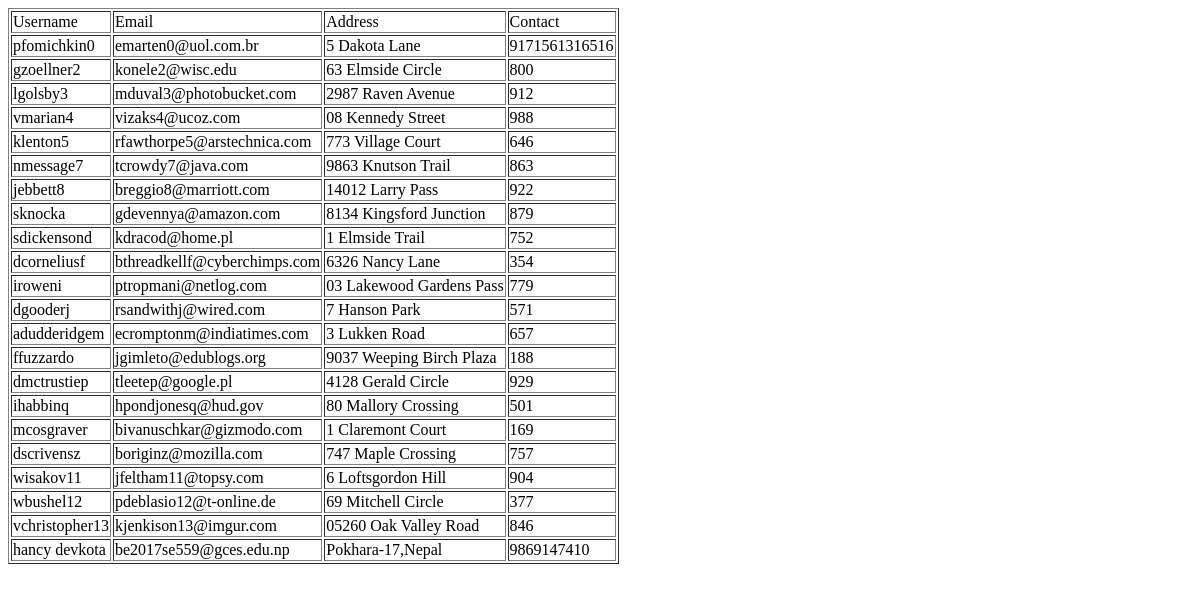
Page /admin/DonorData.php on the earlier database version.
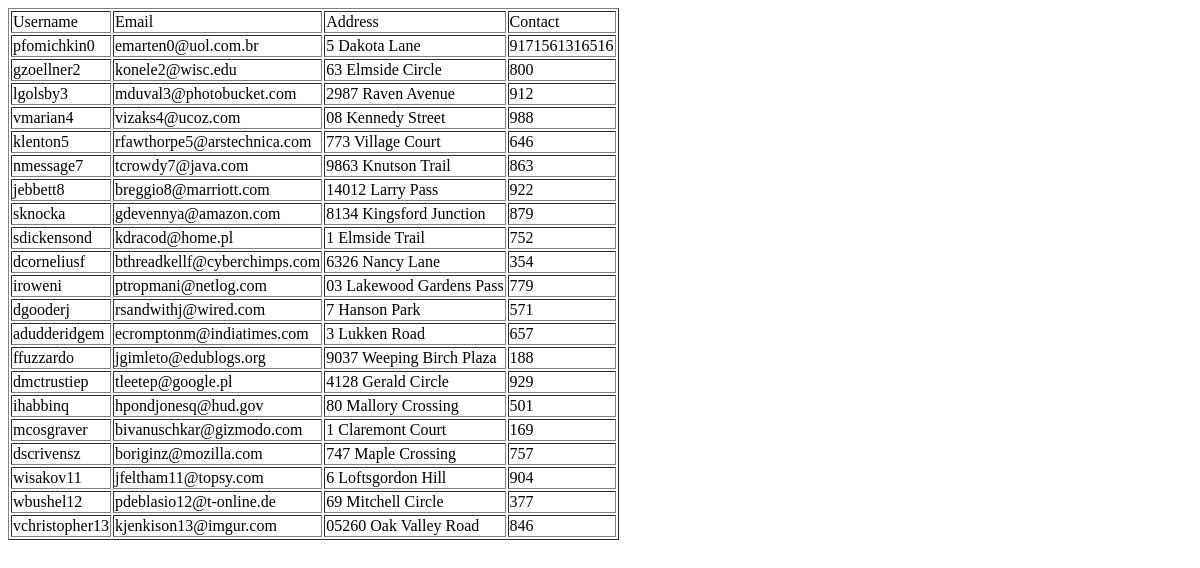
Same page on the later database version.
### tables this page shows
CREATE TABLE `userprofile` (
  `user_id` int(11) NOT NULL,
  `profile_pic` text NOT NULL,
  `username` text NOT NULL,
  `email` text NOT NULL,
  `password` text NOT NULL,
  `address` text NOT NULL,
  `contact_no` bigint(20) NOT NULL,
  `create_date` date NOT NULL,
  `create_time` time NOT NULL,
  `role` char(5) NOT NULL
);

### admin/Donorinfo.php (the view, shortened to what this page needs)
<?php
include '../src/db/connection.php';
$sql = "SELECT * FROM userprofile Where role='Donor'";
$result = $conn->query($sql);
if ($result->num_rows > 0) {
	echo "<table border='1'>"."<tr>"."<td>"."Username"."</td>"."<td>"."Email"."</td>"."<td>"."Address"."</td>"."<td>"."Contact"."</td>"."</tr>";
 while($row = $result->fetch_assoc()) {
        echo "<tr>"."<td>".$row["username"]."</td>"."<td>".$row["email"]."</td>"."<td>".$row["address"]."</td>" ."<td>".$row["contact_no"]."</td>" ."</tr>";
    }
} else {
    echo "0 results";
}
?>

### admin/DonorData.php (shortened to what this page needs)
<!DOCTYPE html>
<html>
    <head>
    </head>
    <body>
	<?php include "Donorinfo.php"; ?>
	</body>
</html>

Differences in the rows shown:
removed userprofile: username "hancy devkota", email "be2017se559@gces.edu.np", address "Pokhara-17,Nepal", contact_no "9869147410"
